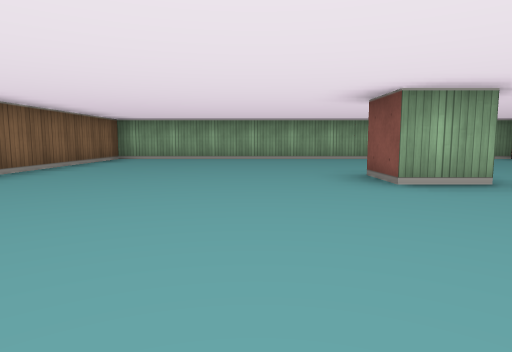
[1] (above)

12 first-person views from a walk through a cub3D maze. The camera is about half as high as the walls, tilts 6° down and sees 75° across. The floor is counted in squares. Each view is taken from the middle of a square. On the plan, view 1 faces up. The plan holds only what a view shows up to about 9 squares ahead; the rest is blank.

[2]
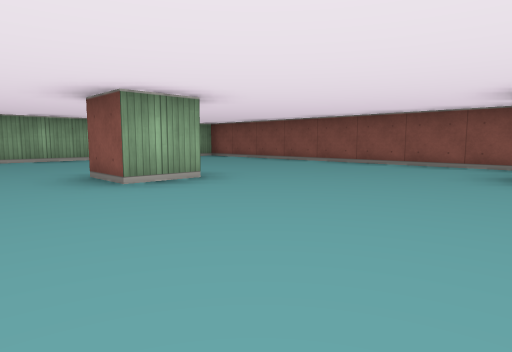

[3]
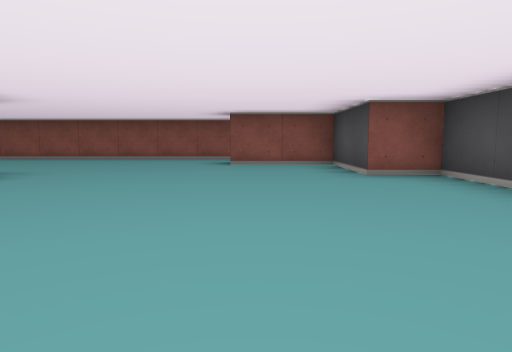

[4]
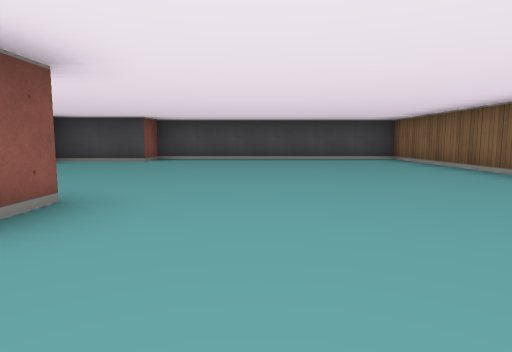

[5]
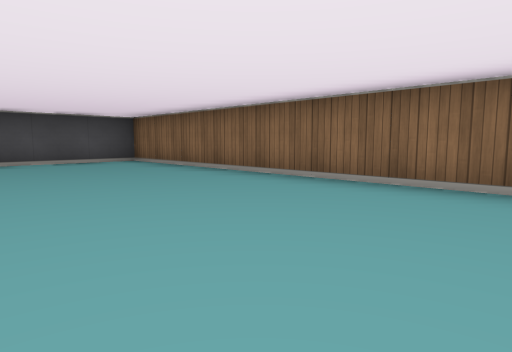

[6]
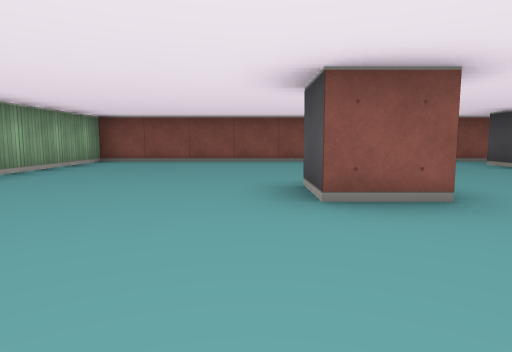

[7]
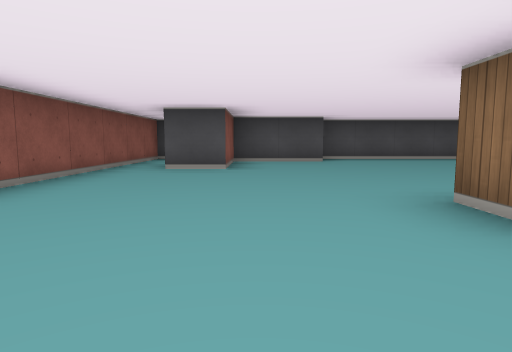

[8]
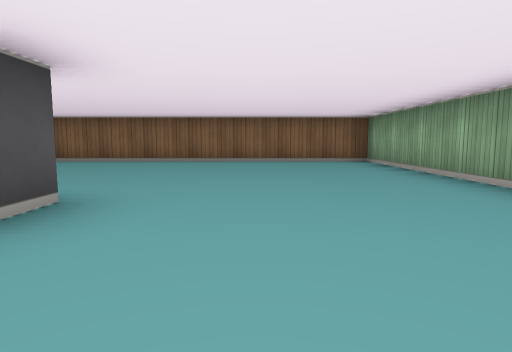

[9]
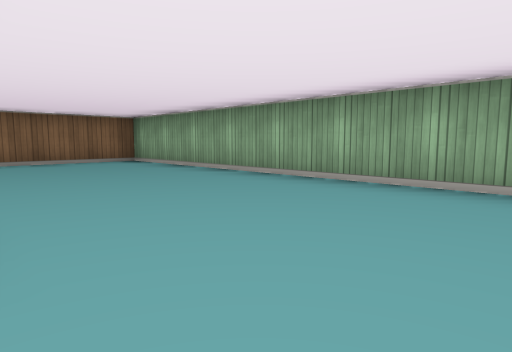

[10]
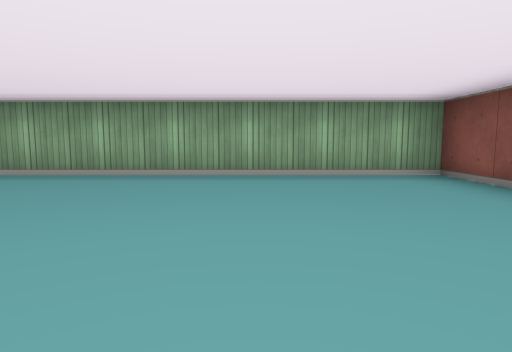

[11]
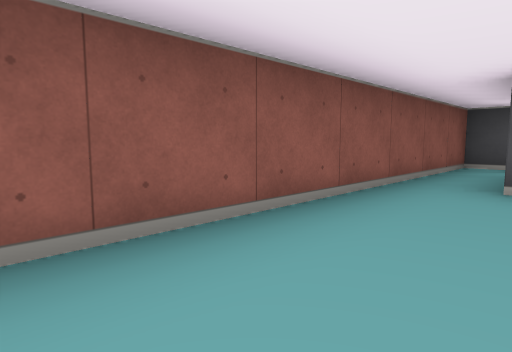

[12]
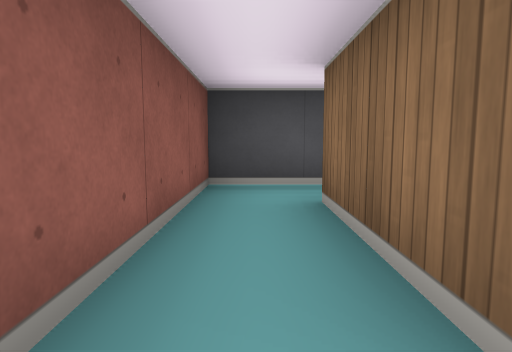

### Floor plan
Points are (right, up) in squares from view 1. A wall is a line through its corners. A room is listed if a view was taken in it or the views show most of it. See-through windows are left out.
Room 1 (views 1, 2, 3, 4, 5, 6, 7, 8, 9, 10, 11, 12)
walls: (2.5, 4.1) (2.5, 3.5) (1.5, 3.5) (1.5, 4.5) (2.5, 4.5); (5.2, -2.5) (6.5, -2.5) (6.5, 8.5) (-3.5, 8.5) (-3.5, -2.5) (2.5, -2.5) (2.5, -1.5) (4.5, -1.5) (4.5, 0.5) (5.5, 0.5) (5.5, -1.5)

Positions as (right, up) in squares from view 1, and headings:
1: (0, 0), facing up
2: (0, 0), facing up-right
3: (-2, 0), facing right
4: (0, 6), facing down
5: (0, 5), facing down-left
6: (-1, 5), facing right
7: (4, 6), facing down
8: (4, 6), facing left
9: (4, 5), facing up-left
10: (4, 4), facing up
11: (5, 4), facing down-right
12: (6, 1), facing down
